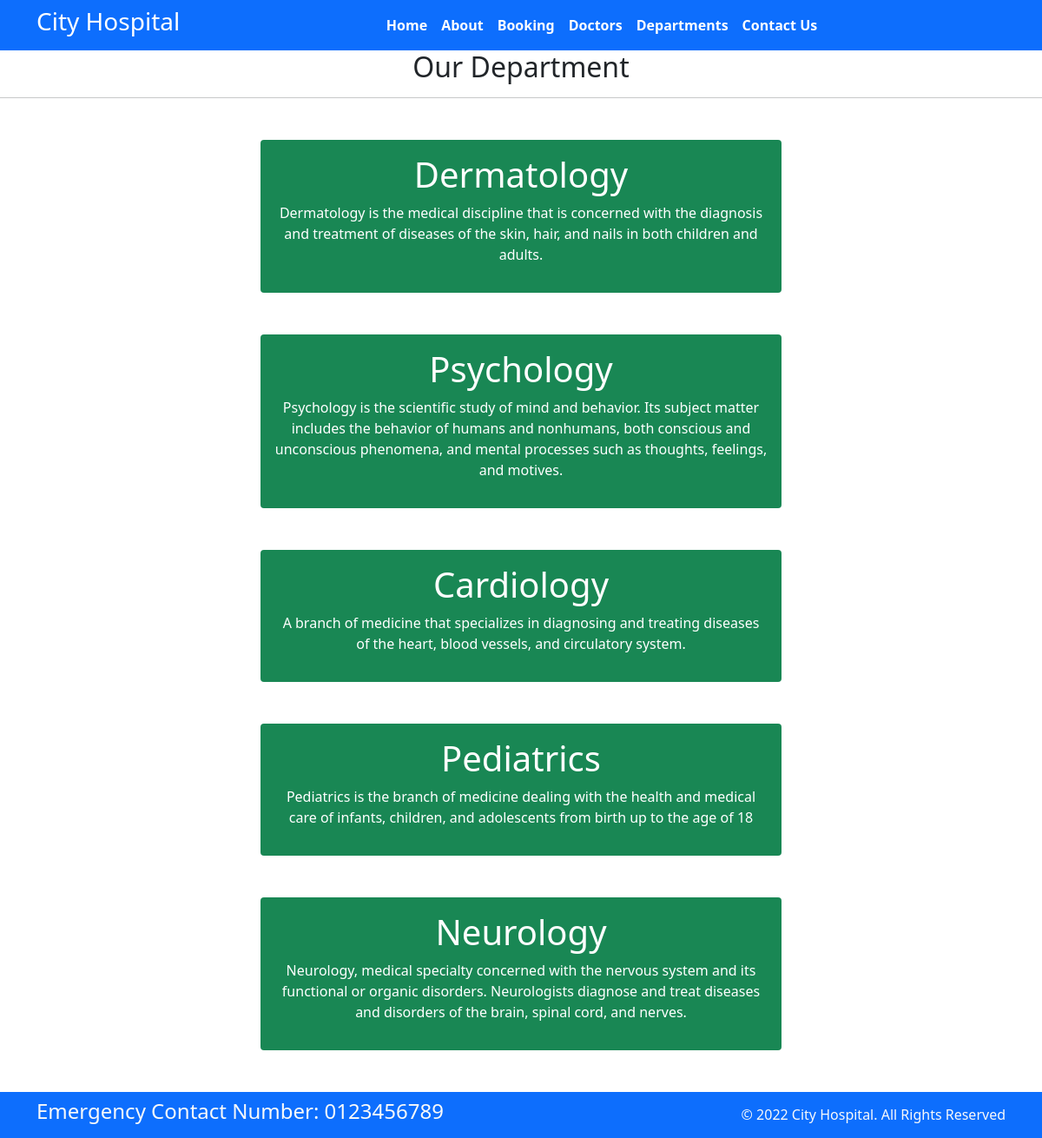
Page /department/ on the committed database.
### home/models.py (models this page shows, shortened)
class Department(models.Model):
    dep_name=models.CharField(max_length=200)
    dep_description=models.TextField()

### home/views.py (the view)
# urls.py: path('department/',views.department,name="department")
def department(request):
    dict_dept={
        'dept':Department.objects.all()
    }
    return render(request,"department.html",dict_dept)

### templates/department.html (shortened to what this page needs)
{% extends 'base.html' %}
{% block content %}
<h2 class="text-center">Our Department</h2>
<hr>
{% for d in dept%}
<div class="mx-auto w-50 bg-success text-center text-white p-3 my-5 border-warning rounded">
    <h1>{{d.dep_name}}</h1>
    <p>{{d.dep_description}}</p>
</div>
{% endfor %}
{% endblock %}

### rows in the picture
Department: dep_name "Dermatology", dep_description "Dermatology is the medical discipline that is concerned with the diagnosis and treatment of diseases of the skin, hair, and nails in both children and adults."
Department: dep_name "Psychology", dep_description "Psychology is the scientific study of mind and behavior. Its subject matter includes the behavior of humans and nonhumans, both conscious and unconscious phenomena, and mental processes such as thoughts, feelings, and motives."
Department: dep_name "Cardiology", dep_description "A branch of medicine that specializes in diagnosing and treating diseases of the heart, blood vessels, and circulatory system."
Department: dep_name "Pediatrics", dep_description "Pediatrics is the branch of medicine dealing with the health and medical care of infants, children, and adolescents from birth up to the age of 18"
Department: dep_name "Neurology", dep_description "Neurology, medical specialty concerned with the nervous system and its functional or organic disorders. Neurologists diagnose and treat diseases and disorders of the brain, spinal cord, and nerves."
